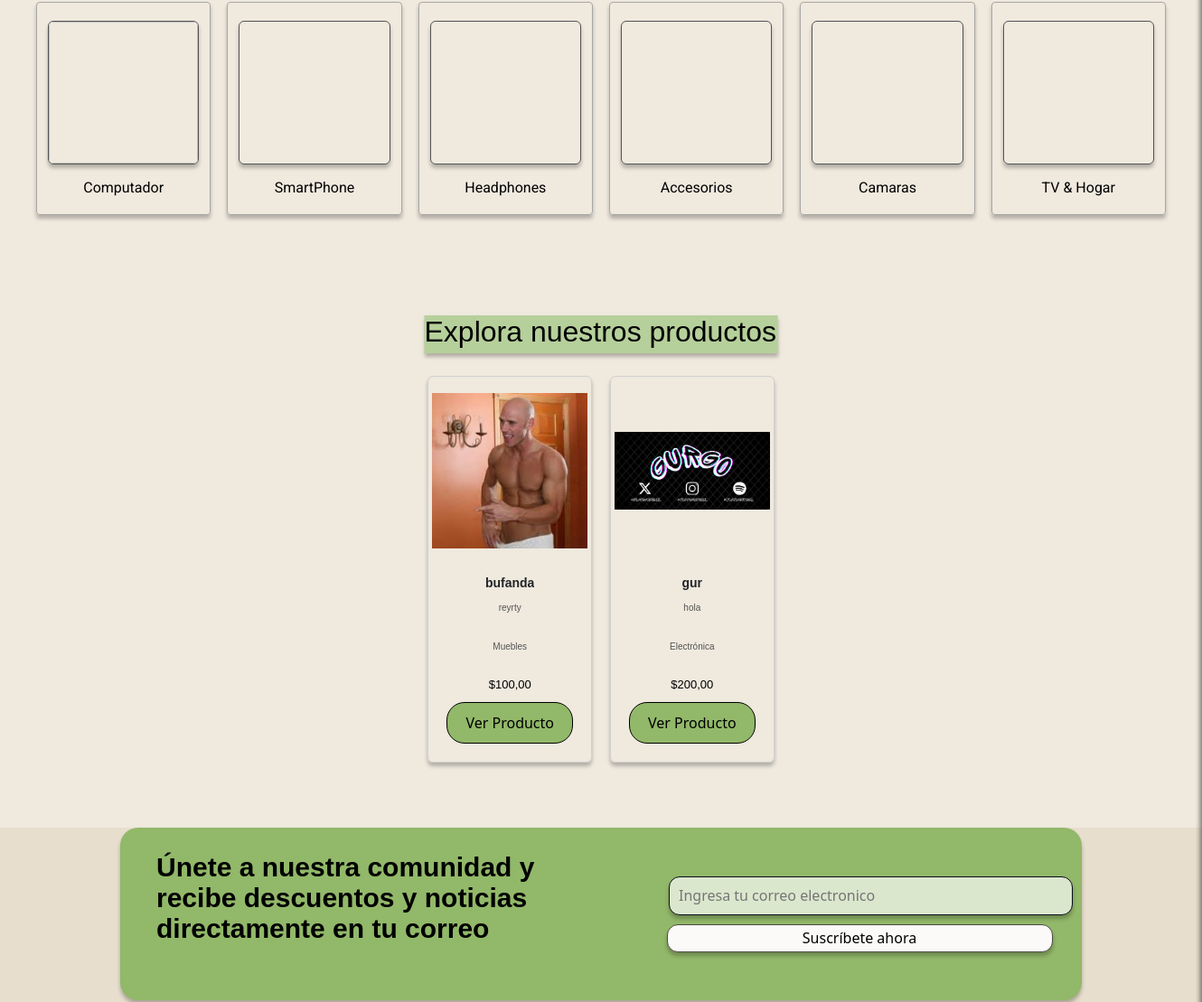
/ (middle part), run on an earlier commit of the app's database.
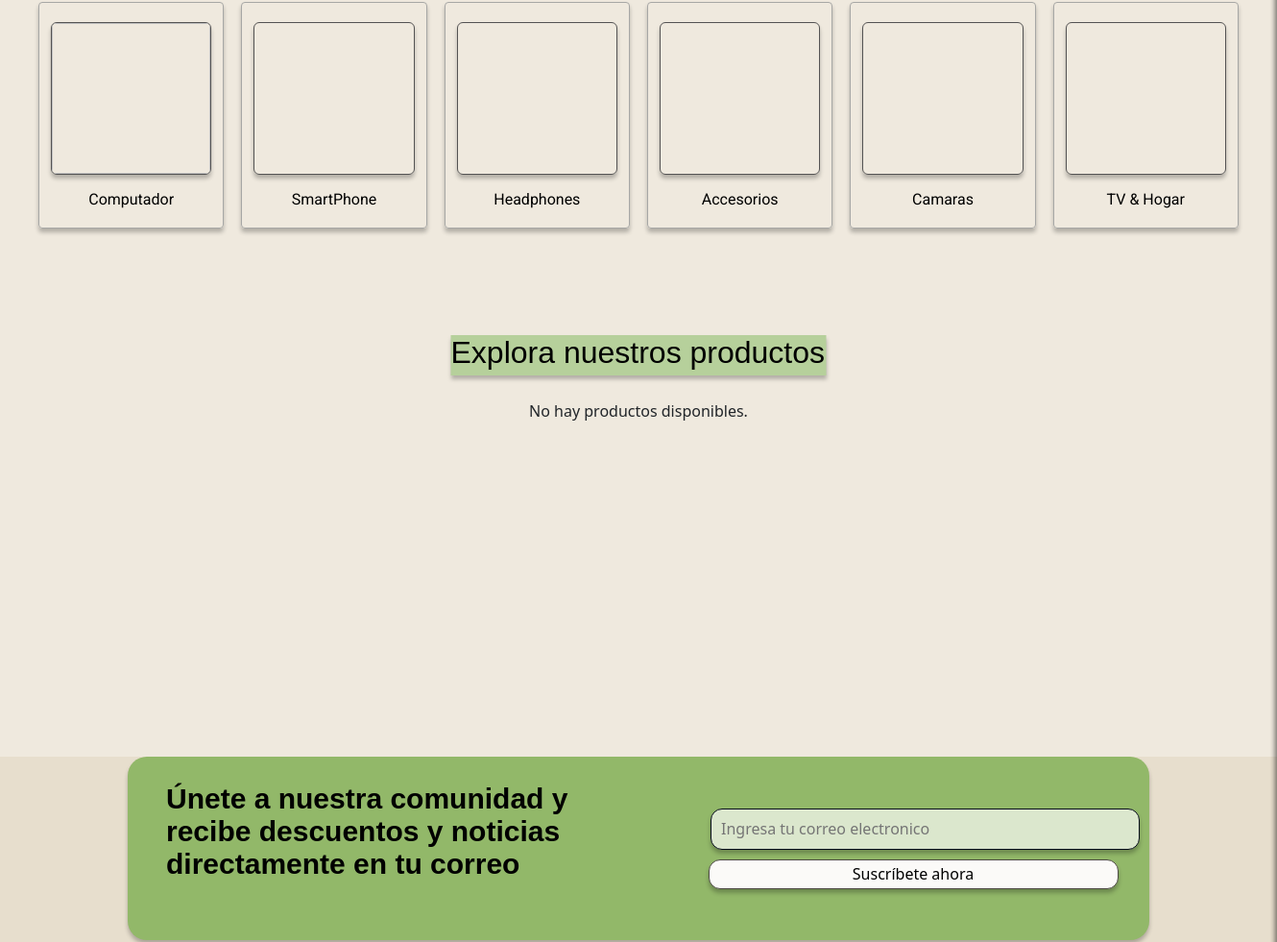
And on a later commit of the database.
### merkachecheres/models.py (models this page shows, shortened)
class ImagenProducto(models.Model):
    producto = models.ForeignKey(Producto, on_delete=models.CASCADE, related_name='imagenes')
    imagen = models.ImageField(upload_to='productos/imagenes', validators=[validar_extension_imagen])

class Producto(models.Model):
    titulo = models.CharField(max_length=255)
    precio = models.DecimalField(max_digits=10, decimal_places=2, default=0.0)
    descuento = models.DecimalField(max_digits=5, decimal_places=2, null=True, blank=True)
    dimensiones = models.CharField(max_length=100, null=True, blank=True)
    stock = models.IntegerField()
    marca = models.CharField(max_length=100, null=True, blank=True)
    categoria = (
        (1, "Muebles"),
        (2, "Electrónica"),
        (3, "Ropa y Accesorios"),
        (4, "Hogar y Jardín")
    )
    categoria = models.IntegerField(choices=categoria, default=0)
    descripcion = models.TextField()
    fecha_publicacion = models.DateTimeField(auto_now_add=True)

### merkachecheres/views.py (the view)
# urls.py: path('', views.index, name='index'),
def index(request):
    productos = Producto.objects.order_by('?')[:5]
    sesion_activa = request.session.get('validar', None)
    carrito = request.session.get('carrito', {})
    total_carrito = sum(item['precio'] * item['cantidad'] for item in carrito.values())
    return render(request, "index.html", {
        'productos': productos,
        'productos_count': productos.count(),
        'total_carrito': total_carrito,  # Pasa el total al contexto
    })

### merkachecheres/templates/index.html (shortened to what the changed rows need)
{% load static %}
<!DOCTYPE html>
<html lang="es">
<head>
    <link rel="stylesheet" href="{% static 'css/style.css' %}">
    <link rel="stylesheet" href="{% static 'css/styleguide.css' %}">
    <link rel="stylesheet" href="{% static 'css/carrito.css' %}">
    <link href="https://cdn.jsdelivr.net/npm/bootstrap@5.3.0-alpha3/dist/css/bootstrap.min.css" rel="stylesheet">
</head>
<body>
    <div class="landing_page">
        {% include 'user_sidebar.html' %}
        <main>
            <section class="explorar-productos">
                <div class="productos">
                    <div class="contenedor-productos">
                        {% if productos %}
                            {% for producto in productos %}
                            <d  iv class="product">
                                <div class="product_image">
                                    {% for imagen in producto.imagenes.all %}
                                    <img src="{{ imagen.imagen.url }}" alt="{{ producto.titulo }}"
                                        class="product-img {% if forloop.first %}active{% endif %}">
                                    {% endfor %}
                                </div>
                                <div class="content">
                                    <div class="frame-22">
                                        <div class="text_wrapper-8">{{ producto.titulo }}</div>
                                    </div>
                                    <div>
                                        <p class="text_wrapper-9">{{ producto.descripcion }}</p>
                                    </div>
                                    <div>
                                        <p class="text_wrapper-9">{{ producto.get_categoria_display }}</p>
                                    </div>
                                    <div class="precio">
                                        <div class="text_wrapper-10">${{ producto.precio }}</div>
                                    </div>
                                    <div>
                                        <button class="btn-ver-producto" onclick="window.location.href='{% url 'producto' producto.id %}'">Ver Producto</button>
                                    </div>
                                </div>
                            </d>
                            {% endfor %}
                        {% else %}
                            <p>No hay productos disponibles.</p>
                        {% endif %}
                    </div>
                </div>
            </section>
        </main>
                </div>
</body>
</html>

What changed in the data, as far as the page shows it:
removed Producto: titulo "bufanda", descripcion "reyrty", categoria "Muebles", precio "100,00"
removed ImagenProducto: imagen (picture), shown under "bufanda"
removed Producto: titulo "gur", descripcion "hola", categoria "Electrónica", precio "200,00"
removed ImagenProducto: imagen (picture), shown under "gur"
Also different on the page:
text now shown: "No hay productos disponibles."
